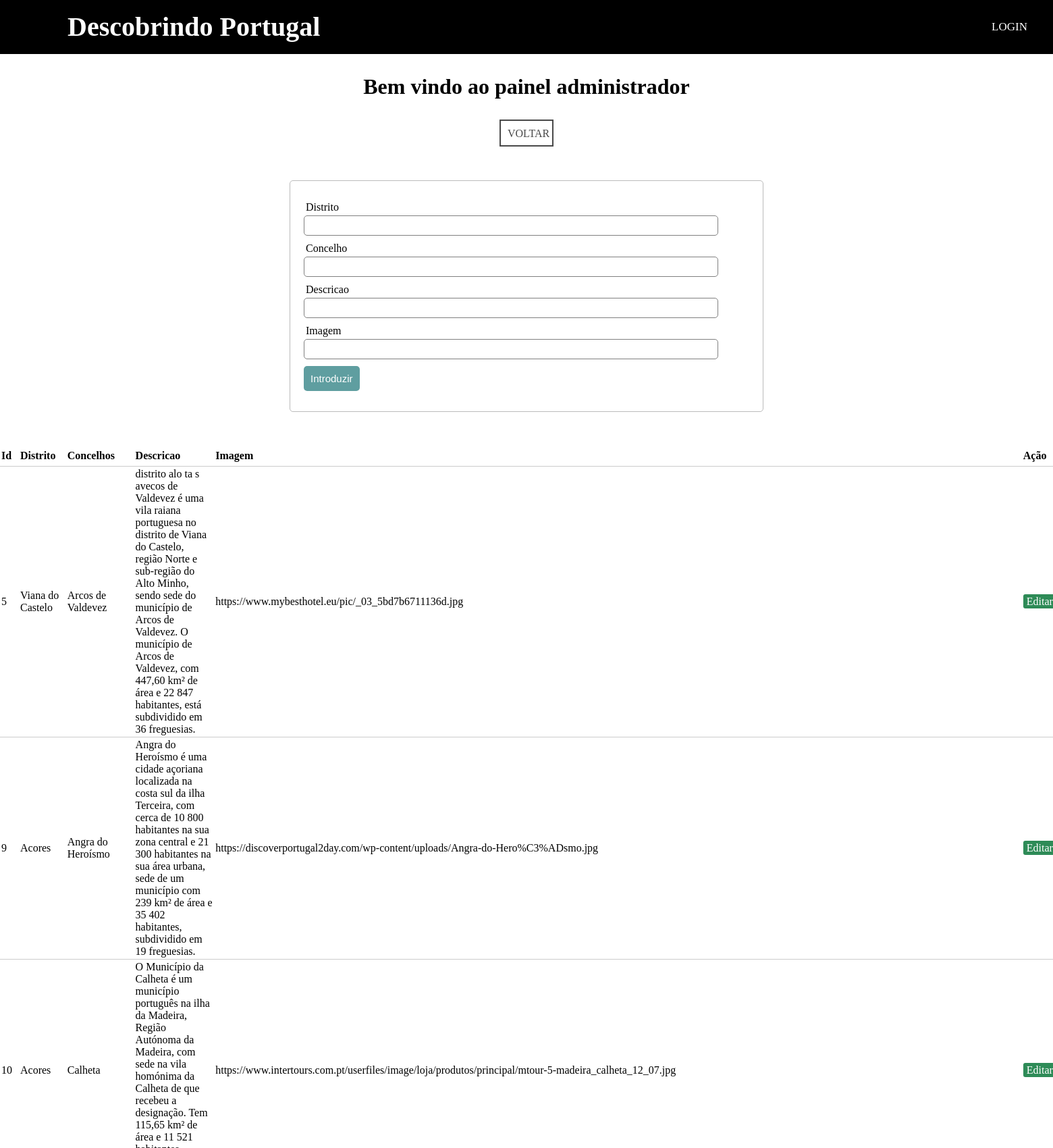
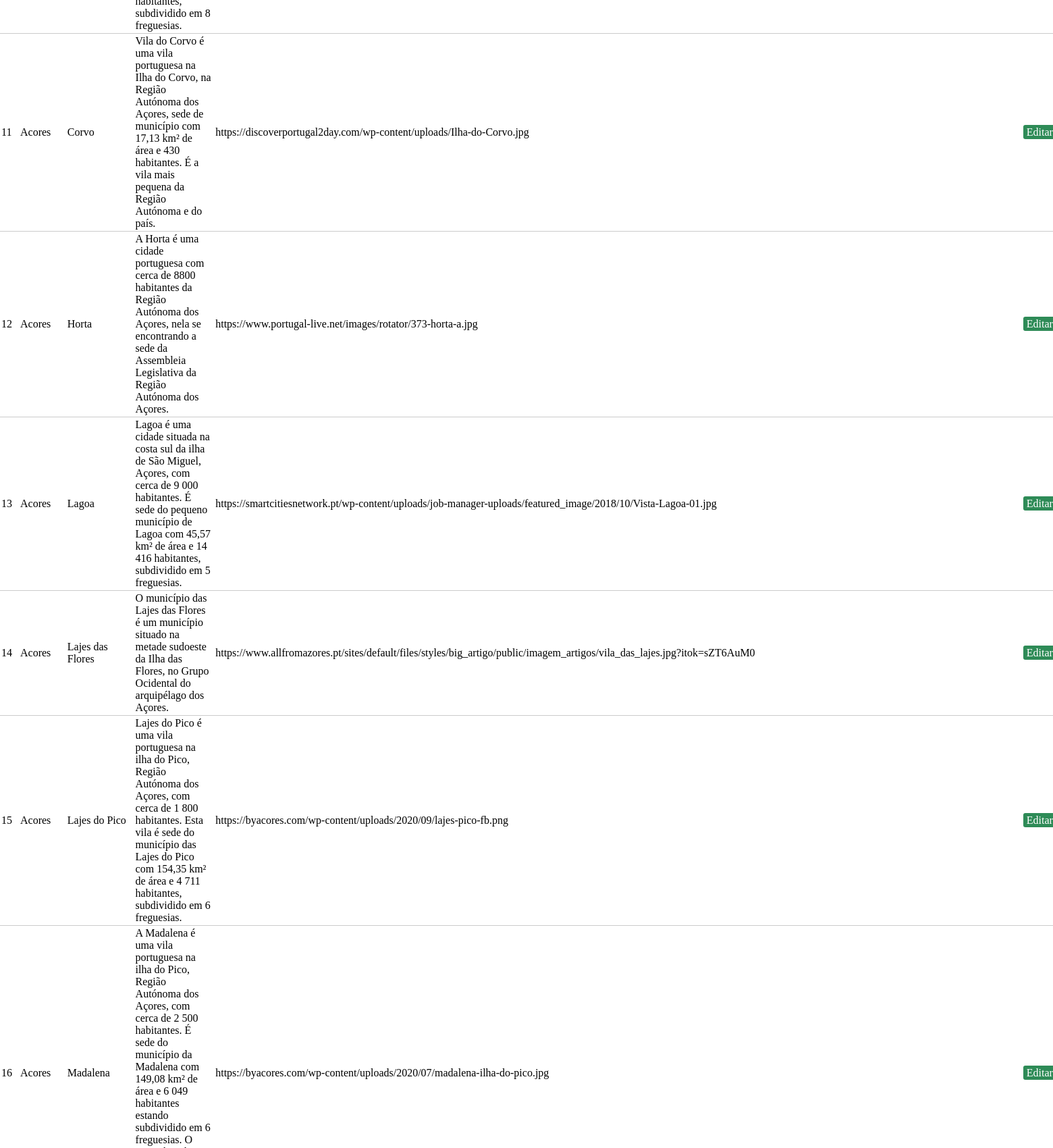
The page /cms/admin_concelhos.php (upper part) on the database its author committed (2 pictures, top to bottom).
### tables this page shows
CREATE TABLE `concelhos` (
  `id` int(11) NOT NULL,
  `distrito` varchar(50) NOT NULL,
  `concelho` varchar(50) NOT NULL,
  `descricao` text NOT NULL,
  `imagem` text NOT NULL,
  `modificado` timestamp NULL DEFAULT NULL
);

### cms/db_concelhos.php (called while the page is built, shortened)
<?php
  $distrito = "";
	$concelho = "";
	$descricao = "";
  $imagem = "";
	$update = false;
?>

### cms/admin_concelhos.php (the view, shortened to what this page needs)
<?php
require 'db_concelhos.php';
?>
<!DOCTYPE php>
<html lang="en" dir="ltr">
  <head>
    <link rel="stylesheet" href="../includes/style.css">
    <link rel="stylesheet" href="stylesheet.css">
		<link rel="stylesheet" href="../includes/footer.css">
  </head>
  <body>
    <?php include_once('header3.php'); ?>
    <h1>Bem vindo ao painel administrador</h1>
		<div style="text-align:center">
		<a class="example_c" href="admin_inicio.php">Voltar</a>
		</div>
		<form method="post" action="db_concelhos.php" >
    <div class="input-group">
			<label>Distrito</label>
			<input type="text" name="distrito" value="<?php echo $distrito; ?>">
		</div>
		<div class="input-group">
			<label>Concelho</label>
			<input type="text" name="concelho" value="<?php echo $concelho; ?>">
		</div>
		<div class="input-group">
			<label>Descricao</label>
			<input type="text" name="descricao" value="<?php echo $descricao; ?>">
		</div>
    <div class="input-group">
			<label>Imagem</label>
			<input type="text" name="imagem" value="<?php echo $imagem; ?>">
		</div>
		<div class="input-group">
      <?php if ($update == false): ?>
			<button class="btn" type="submit" name="save" >Introduzir</button>
    <?php else: ?>
      <button class="btn" type="submit" name="update" >Atualizar</button>
    <?php endif ?>
		</div>
	</form>
    <?php $results = mysqli_query($db, "SELECT * FROM concelhos"); ?>
    <table>
    	<thead>
    		<tr>
					<th>Id</th>
          <th>Distrito</th>
    			<th>Concelhos</th>
    			<th>Descricao</th>
          <th>Imagem</th>
    			<th colspan="2">Ação</th>
    		</tr>
    	</thead>
      <?php while ($row = mysqli_fetch_array($results)) { ?>
  		<tr>
				<td><?php echo $row['id']; ?></td>
        <td><?php echo $row['distrito']; ?></td>
  			<td><?php echo $row['concelho']; ?></td>
  			<td><?php echo $row['descricao']; ?></td>
        <td><?php echo $row['imagem']; ?></td>
  			<td>
  				<a href="admin_concelhos.php?edit=<?php echo $row['id']; ?>" class="edit_btn" >Editar</a>
  			</td>
  		</tr>
      <?php } ?>
    </table>
  </body>
</html>

### includes/style.css (style rules this page uses)
* { padding: 0; margin: 0; text-decoration: none; list-style: none; box-sizing: border-box; }
body { font-family }

### cms/stylesheet.css (style rules this page uses)
body, html { height: 100%; }
h1 { margin: 30px auto; text-align: center; }
.example_c { color: #494949 !important; text-transform: uppercase; height: 40px; width: 80px; text-decoration: none; background: #ffffff; padding: 10px; border: 2px solid #494949 !important; display: inline-block; transition: all 0.4s ease 0s; }
table { width: 50%; margin: 30px auto; border-collapse: collapse; text-align: left; }
tr { border-bottom: 1px solid #cbcbcb; }
th, td { border: none; height: 30px; padding: 2px; }
form { width: 45%; margin: 50px auto; text-align: left; padding: 20px; border: 1px solid #bbbbbb; border-radius: 5px; }
.input-group { margin: 10px 0px 10px 0px; }
.input-group label { display: block; text-align: left; margin: 3px; }
.input-group input { height: 30px; width: 93%; padding: 5px 10px; font-size: 16px; border-radius: 5px; border: 1px solid gray; }
.btn { padding: 10px; font-size: 15px; color: white; background: #5F9EA0; border: none; border-radius: 5px; }
.edit_btn { text-decoration: none; padding: 2px 5px; background: #2E8B57; color: white; border-radius: 3px; }

### rows shown on the page
concelhos: id "5", distrito "Viana do Castelo", concelho "Arcos de Valdevez", descricao "distrito alo ta s avecos de Valdevez é uma vila raiana portuguesa no distrito de Viana do Castelo, região Norte e sub-região do Alto Minho, sendo sede do município de Arcos de Valdevez. O município de Arcos de Valdevez, com 447,60 km² de área e 22 847 habitantes, está subdividido em 36 freguesias.", imagem "https://www.mybesthotel.eu/pic/_03_5bd7b6711136d.jpg"
concelhos: id "9", distrito "Acores", concelho "Angra do Heroísmo", descricao "Angra do Heroísmo é uma cidade açoriana localizada na costa sul da ilha Terceira, com cerca de 10 800 habitantes na sua zona central e 21 300 habitantes na sua área urbana, sede de um município com 239 km² de área e 35 402 habitantes, subdividido em 19 freguesias.", imagem "https://discoverportugal2day.com/wp-content/uploads/Angra-do-Hero%C3%ADsmo.jpg"
concelhos: id "10", distrito "Acores", concelho "Calheta", descricao "O Município da Calheta é um município português na ilha da Madeira, Região Autónoma da Madeira, com sede na vila homónima da Calheta de que recebeu a designação. Tem 115,65 km² de área e 11 521 habitantes, subdividido em 8 freguesias.", imagem "https://www.intertours.com.pt/userfiles/image/loja/produtos/principal/mtour-5-madeira_calheta_12_07.jpg"
concelhos: id "11", distrito "Acores", concelho "Corvo", descricao "Vila do Corvo é uma vila portuguesa na Ilha do Corvo, na Região Autónoma dos Açores, sede de município com 17,13 km² de área e 430 habitantes. É a vila mais pequena da Região Autónoma e do país.", imagem "https://discoverportugal2day.com/wp-content/uploads/Ilha-do-Corvo.jpg"
concelhos: id "12", distrito "Acores", concelho "Horta", descricao "A Horta é uma cidade portuguesa com cerca de 8800 habitantes da Região Autónoma dos Açores, nela se encontrando a sede da Assembleia Legislativa da Região Autónoma dos Açores.", imagem "https://www.portugal-live.net/images/rotator/373-horta-a.jpg"
concelhos: id "13", distrito "Acores", concelho "Lagoa", descricao "Lagoa é uma cidade situada na costa sul da ilha de São Miguel, Açores, com cerca de 9 000 habitantes. É sede do pequeno município de Lagoa com 45,57 km² de área e 14 416 habitantes, subdividido em 5 freguesias.", imagem "https://smartcitiesnetwork.pt/wp-content/uploads/job-manager-uploads/featured_image/2018/10/Vista-Lagoa-01.jpg"
concelhos: id "14", distrito "Acores", concelho "Lajes das Flores", descricao "O município das Lajes das Flores é um município situado na metade sudoeste da Ilha das Flores, no Grupo Ocidental do arquipélago dos Açores.", imagem "https://www.allfromazores.pt/sites/default/files/styles/big_artigo/public/imagem_artigos/vila_das_lajes.jpg?itok=sZT6AuM0"
concelhos: id "15", distrito "Acores", concelho "Lajes do Pico", descricao "Lajes do Pico é uma vila portuguesa na ilha do Pico, Região Autónoma dos Açores, com cerca de 1 800 habitantes. Esta vila é sede do município das Lajes do Pico com 154,35 km² de área e 4 711 habitantes, subdividido em 6 freguesias.", imagem "https://byacores.com/wp-content/uploads/2020/09/lajes-pico-fb.png"
concelhos: id "16", distrito "Acores", concelho "Madalena", imagem "https://byacores.com/wp-content/uploads/2020/07/madalena-ilha-do-pico.jpg"
